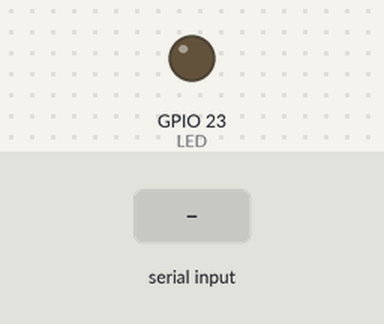
The sketch below on a simulated ESP32. On the bench: output pins drawn as LEDs (lit = HIGH). The test bench sets the inputs (shaded band). Nothing arrives over Bluetooth unless stated.

Above: at 1.2 s.
1.3 s: "led_on\n" received over the second serial link
At 2.2 s:
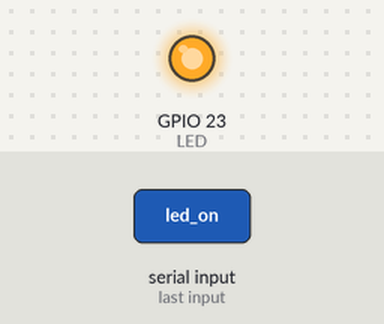
2.9 s: "led_off\n" received over the second serial link
At 3.3 s:
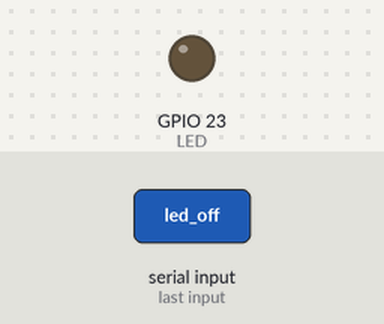
Timing chart, 0 to 5.9 s (numbered marks = the images above; inputs shaded):
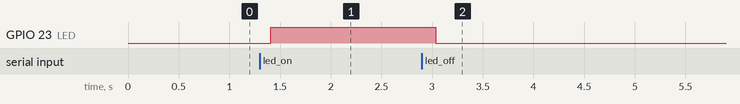

Measured:
- after the input at 1.3 s, GPIO 23 (LED): LOW → HIGH after 0.11 s
- after the input at 2.9 s, GPIO 23 (LED): HIGH → LOW after 0.14 s

The sketch:

ESP32_BT_LED.ino
```cpp
#include <BluetoothSerial.h>
BluetoothSerial SerialBT;
int LED = 23;
String message = "";

void setup() {
  SerialBT.begin("ESP32_lucetre");
  pinMode(LED, OUTPUT);
}

void loop() {
  if (SerialBT.available()) {
    char incomingChar = SerialBT.read();
    if (incomingChar != '\n') {
      message += String(incomingChar);
    } else {
      message = "";
    }
  }
  if (message == "led_on") {
    digitalWrite(LED, HIGH);
    SerialBT.println("LED TURNED ON");
  }
  if (message == "led_off") {
    digitalWrite(LED, LOW);
    SerialBT.println("LED TURNED OFF");
  }
  delay(20);
}
```
